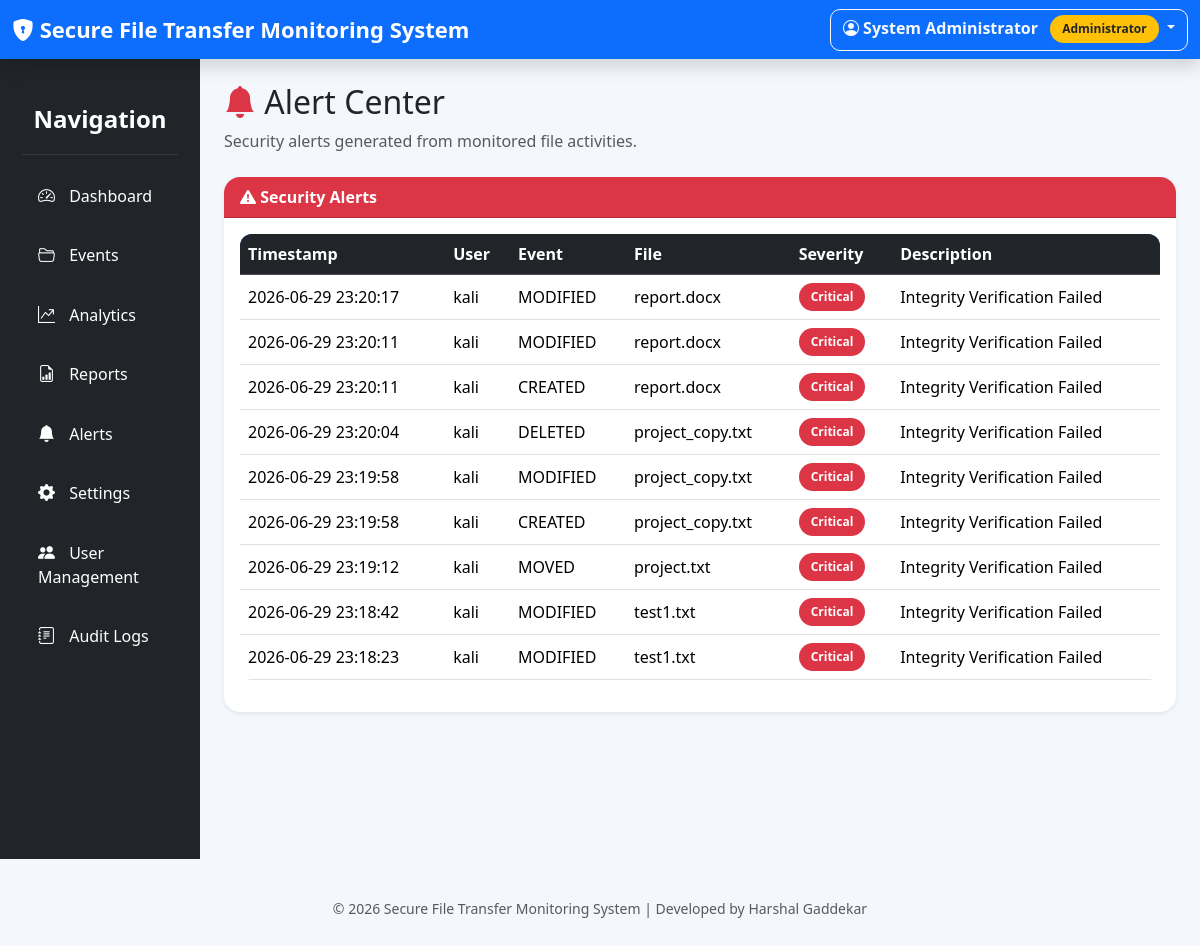
/alerts (signed in), run on the app's committed database.
### tables this page shows
CREATE TABLE file_events(
    id INTEGER PRIMARY KEY AUTOINCREMENT,

    timestamp TEXT,

    event_type TEXT,

    file_name TEXT,

    source_path TEXT,

    destination_path TEXT,

    username TEXT,

    process_name TEXT,

    hash_before TEXT,

    hash_after TEXT,

    integrity_status TEXT,

    sensitive TEXT,

    authorized TEXT,

    status TEXT
);

### app.py (the view)
@app.route("/alerts")
def alerts():
    if not session.get("logged_in"):
        return redirect("/login")
    alert_data = get_alerts()
    return render_template(
        "alerts.html",
        alerts=alert_data
    )

### modules/alerts.py (called while the page is built)
def get_connection():
    conn = sqlite3.connect(DATABASE)
    conn.row_factory = sqlite3.Row
    return conn

### templates/alerts.html (shortened to what this page needs)
{% extends "base.html" %}
{% block content %}
<h2>
    <i class="bi bi-bell-fill text-danger"></i>
    Alert Center
</h2>
<p class="text-muted">
    Security alerts generated from monitored file activities.
</p>
<div class="card shadow-sm mt-4">
    <div class="card-header bg-danger text-white">
        <i class="bi bi-exclamation-triangle-fill"></i>
        Security Alerts
    </div>
    <div class="card-body table-responsive">
        <table class="table table-hover align-middle">
            <thead class="table-dark">
                <tr>
                    <th>Timestamp</th>
                    <th>User</th>
                    <th>Event</th>
                    <th>File</th>
                    <th>Severity</th>
                    <th>Description</th>
                </tr>
            </thead>
            <tbody>
            {% for alert in alerts %}
                <tr>
                    <td>{{ alert.timestamp }}</td>
                    <td>{{ alert.username }}</td>
                    <td>{{ alert.event }}</td>
                    <td>{{ alert.file }}</td>
                    <td>
                        {% if alert.severity == "Critical" %}
                            <span class="badge bg-danger">
                                Critical
                            </span>
                        {% elif alert.severity == "Warning" %}
                            <span class="badge bg-warning text-dark">
                                Warning
                            </span>
                        {% else %}
                            <span class="badge bg-success">
                                Info
                            </span>
                        {% endif %}
                    </td>
                    <td>
                        {{ alert.message }}
                    </td>
                </tr>
            {% endfor %}
            </tbody>
        </table>
    </div>
</div>
{% endblock %}

### static/css/style.css (style rules this page uses)
:root { --primary:#0d6efd; --success:#198754; --warning:#ffc107; --danger:#dc3545; --info:#0dcaf0; --dark:#212529; --background:#f4f7fc; --card-shadow:0 8px 20px rgba(0,0,0,.08); --card-hover:0 15px 35px rgba(0,0,0,.15); }
body { background:var(--background); font-family:'Segoe UI',Tahoma,Geneva,Verdana,sans-serif; overflow-x:hidden; color:#212529; }
.card { border:none; border-radius:16px; box-shadow:var(--card-shadow); transition:all .25s ease; }
.card-header { font-weight:600; border-top-left-radius:16px !important; border-top-right-radius:16px !important; }
.table { background:white; border-radius:12px; overflow:hidden; }
.table thead { background:#0d6efd; color:white; }
.table td, .table th { vertical-align:middle; }
.table tbody tr { transition:.2s; }
.table-responsive { border-radius:12px; }
.badge { padding:8px 12px; font-size:12px; font-weight:600; border-radius:20px; }
.card, .btn, .sidebar a { transition:all .25s ease-in-out; }

### data on the page
file_events: timestamp "2026-06-29 23:20:17", username "kali", event "MODIFIED", file "report.docx", message "Integrity Verification Failed"
file_events: timestamp "2026-06-29 23:20:11", username "kali", event "MODIFIED", file "report.docx", message "Integrity Verification Failed"
file_events: timestamp "2026-06-29 23:20:11", username "kali", event "CREATED", file "report.docx", message "Integrity Verification Failed"
file_events: timestamp "2026-06-29 23:20:04", username "kali", event "DELETED", file "project_copy.txt", message "Integrity Verification Failed"
file_events: timestamp "2026-06-29 23:19:58", username "kali", event "MODIFIED", file "project_copy.txt", message "Integrity Verification Failed"
file_events: timestamp "2026-06-29 23:19:58", username "kali", event "CREATED", file "project_copy.txt", message "Integrity Verification Failed"
file_events: timestamp "2026-06-29 23:19:12", username "kali", event "MOVED", file "project.txt", message "Integrity Verification Failed"
file_events: timestamp "2026-06-29 23:18:42", username "kali", event "MODIFIED", file "test1.txt", message "Integrity Verification Failed"
file_events: timestamp "2026-06-29 23:18:23", username "kali", event "MODIFIED", file "test1.txt", message "Integrity Verification Failed"

### other printed values
{{ session.get('full_name') }} "System Administrator"
{{ session.get('role') }} "Administrator"
